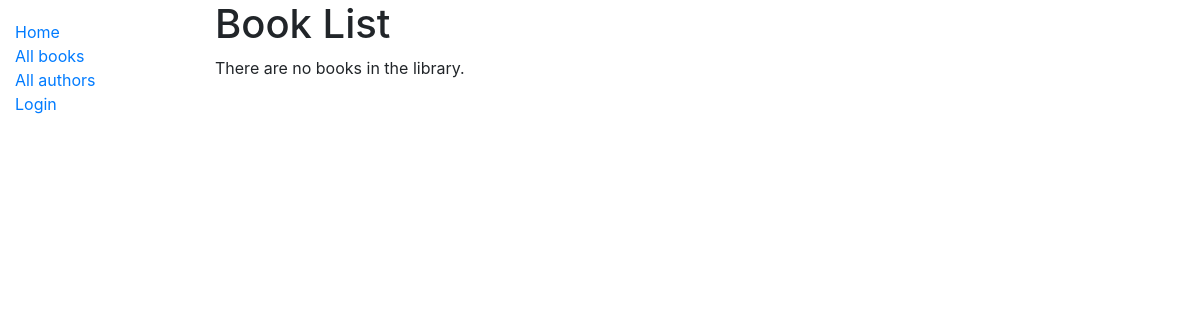
Page /catalog/books/ on the earlier database version.
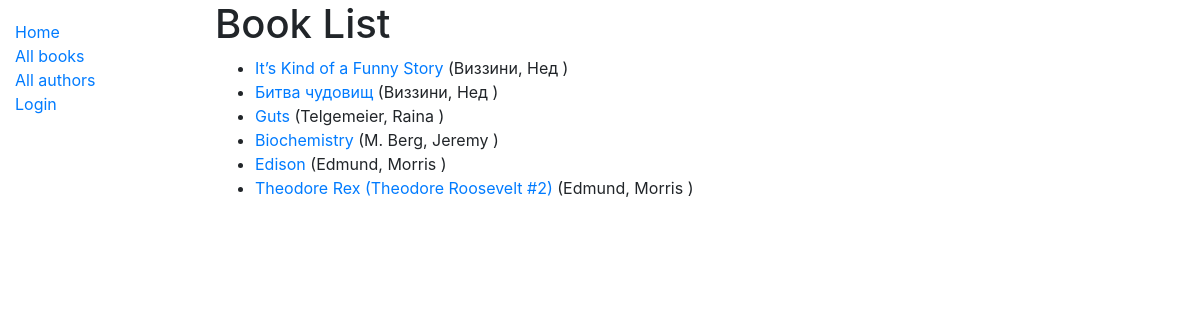
Same page on the later database version.
### catalog/models.py (models this page shows, shortened)
class Book(models.Model):
    title = models.CharField(max_length=200)
    author = models.ForeignKey('Author', on_delete=models.SET_NULL, null=True)
    summary = models.TextField(max_length=1000, help_text='Enter a brief description of the book')
    isbn = models.CharField('ISBN', max_length=13, help_text='13 Character <a href="https://www.isbn-international.org/content/what-isbn">ISBN number</a>')
    genre = models.ManyToManyField(Genre, help_text='Select a genre for this book')
    language = models.ForeignKey('Language', on_delete=models.SET_NULL, null=True)
    def get_absolute_url(self):
        return reverse('book-detail', args=[str(self.id)])
    def display_genre(self):
        """Create a string for the Genre. This is required to display genre in Admin."""
        return ', '.join(genre.name for genre in self.genre.all()[:3])
    display_genre.short_description = 'Genre'

class Author(models.Model):
    first_name = models.CharField(max_length=100)
    last_name = models.CharField(max_length=100)
    date_of_birth = models.DateField(null=True, blank=True)
    date_of_death = models.DateField('Died', null=True, blank=True)
    class Meta:
        ordering = ['last_name', 'first_name']
    def __str__(self):
        return f'{self.last_name}, {self.first_name} '

### catalog/views.py (the view)
# urls.py: path('books/', views.BookListView.as_view(), name='books'),
class BookListView(generic.ListView):
	model = Book
	paginate_by = 10

### catalog/templates/catalog/book_list.html
{% extends "base_generic.html" %}
{% block content %}
  <h1>Book List</h1>
  {% if book_list %}
  <ul>
    {% for book in book_list %}
      <li>
        <a href="{{ book.get_absolute_url }}">{{ book.title }}</a> ({{book.author}})
      </li>
    {% endfor %}
  </ul>
  {% else %}
    <p>There are no books in the library.</p>
  {% endif %}
{% endblock %}

### catalog/templates/base_generic.html (shortened to what this page needs)
<!DOCTYPE html>
<html lang="en">
<head>
  <link rel="stylesheet" href="https://stackpath.bootstrapcdn.com/bootstrap/4.1.3/css/bootstrap.min.css">
  {% load static %}
  <link rel="stylesheet" href="{% static 'css/styles.css' %}">
</head>
<body>
  <div class="container-fluid">
    <div class="row">
      <div class="col-sm-2">
      {% block sidebar %}
        <ul class="sidebar-nav">
          <li><a href="{% url 'index' %}">Home</a></li>
          <li><a href="{% url 'books' %}">All books</a></li>
          <li><a href="{% url 'authors' %}">All authors</a></li>
          {% if user.is_authenticated %}
            <li>User: {{ user.get_username }}</li>
            <li><a href="{% url 'logout'%}?next={{request.path}}">Logout</a></li>
          {% else %}
            <li><a href="{% url 'login'%}?next={{request.path}}">Login</a></li>
          {% endif %}
        </ul>
     {% endblock %}
      </div>
      <div class="col-sm-10 ">{% block content %}{% endblock %}
      </div>
    </div>
  </div>
</body>
</html>

### catalog/static/css/styles.css (style rules this page uses)
.sidebar-nav { margin-top: 20px; padding: 0; list-style: none; }

Differences in the rows shown:
added Book: title "It’s Kind of a Funny Story", author "Виззини, Нед"
added Book: title "Битва чудовищ", author "Виззини, Нед"
added Book: title "Guts", author "Telgemeier, Raina"
added Book: title "Biochemistry", author "M. Berg, Jeremy"
added Book: title "Edison", author "Edmund, Morris"
added Book: title "Theodore Rex (Theodore Roosevelt #2)", author "Edmund, Morris"
Other differences:
text no longer shown: "There are no books in the library."
